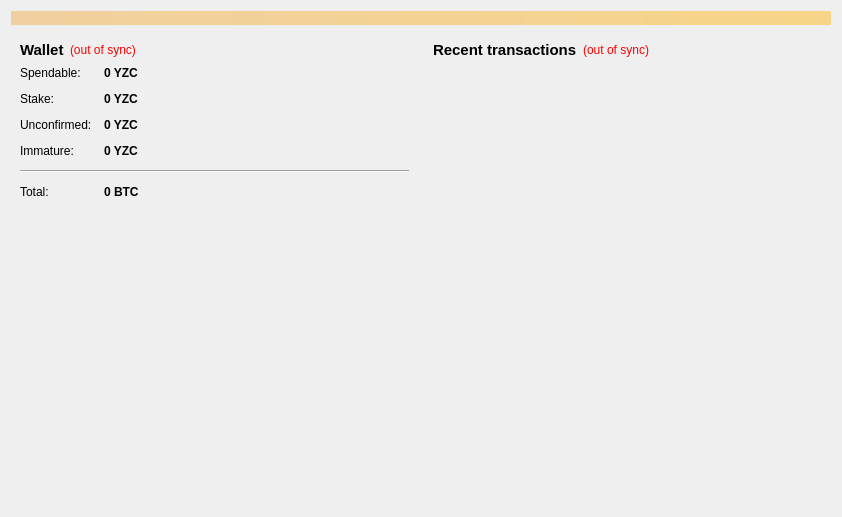
<?xml version="1.0" encoding="UTF-8"?>
<ui version="4.0">
 <class>OverviewPage</class>
 <widget class="QWidget" name="OverviewPage">
  <property name="geometry">
   <rect>
    <x>0</x>
    <y>0</y>
    <width>842</width>
    <height>517</height>
   </rect>
  </property>
  <property name="windowTitle">
   <string>Form</string>
  </property>
  <layout class="QVBoxLayout" name="topLayout">
   <item>
    <widget class="QLabel" name="labelAlerts">
     <property name="visible">
      <bool>false</bool>
     </property>
     <property name="styleSheet">
      <string notr="true">background-color: qlineargradient(x1: 0, y1: 0, x2: 1, y2: 0, stop:0 #F0D0A0, stop:1 #F8D488);  color:#000000
</string>
     </property>
     <property name="wordWrap">
      <bool>true</bool>
     </property>
     <property name="margin">
      <number>3</number>
     </property>
    </widget>
   </item>
   <item>
    <layout class="QHBoxLayout" name="horizontalLayout" stretch="1,1">
     <item>
      <layout class="QVBoxLayout" name="verticalLayout_2">
       <item>
        <widget class="QWidget" name="widget" native="true">
         <layout class="QVBoxLayout" name="verticalLayout_4">
          <item>
           <layout class="QHBoxLayout" name="horizontalLayout_4">
            <item>
             <widget class="QLabel" name="label_5">
              <property name="font">
               <font>
                <pointsize>11</pointsize>
                <weight>75</weight>
                <bold>true</bold>
               </font>
              </property>
              <property name="text">
               <string>Wallet</string>
              </property>
             </widget>
            </item>
            <item>
             <widget class="QLabel" name="labelWalletStatus">
              <property name="toolTip">
               <string>The displayed information may be out of date. Your wallet automatically synchronizes with the YZC network after a connection is established, but this process has not completed yet.</string>
              </property>
              <property name="styleSheet">
               <string notr="true">QLabel { color: red; }</string>
              </property>
              <property name="text">
               <string notr="true">(out of sync)</string>
              </property>
              <property name="alignment">
               <set>Qt::AlignLeading|Qt::AlignLeft|Qt::AlignVCenter</set>
              </property>
             </widget>
            </item>
            <item>
             <spacer name="horizontalSpacer_2">
              <property name="orientation">
               <enum>Qt::Horizontal</enum>
              </property>
              <property name="sizeHint" stdset="0">
               <size>
                <width>40</width>
                <height>20</height>
               </size>
              </property>
             </spacer>
            </item>
           </layout>
          </item>
          <item>
           <layout class="QFormLayout" name="formLayout_2">
            <property name="fieldGrowthPolicy">
             <enum>QFormLayout::AllNonFixedFieldsGrow</enum>
            </property>
            <property name="horizontalSpacing">
             <number>12</number>
            </property>
            <property name="verticalSpacing">
             <number>12</number>
            </property>
            <item row="0" column="0">
             <widget class="QLabel" name="label">
              <property name="text">
               <string>Spendable:</string>
              </property>
             </widget>
            </item>
            <item row="0" column="1">
             <widget class="QLabel" name="labelBalance">
              <property name="font">
               <font>
                <weight>75</weight>
                <bold>true</bold>
               </font>
              </property>
              <property name="cursor">
               <cursorShape>IBeamCursor</cursorShape>
              </property>
              <property name="toolTip">
               <string>Your current spendable balance</string>
              </property>
              <property name="text">
               <string notr="true">0 YZC</string>
              </property>
              <property name="alignment">
               <set>Qt::AlignLeading|Qt::AlignLeft|Qt::AlignVCenter</set>
              </property>
              <property name="textInteractionFlags">
               <set>Qt::LinksAccessibleByMouse|Qt::TextSelectableByKeyboard|Qt::TextSelectableByMouse</set>
              </property>
             </widget>
            </item>
            <item row="1" column="0">
             <widget class="QLabel" name="label_6">
              <property name="text">
               <string>Stake:</string>
              </property>
             </widget>
            </item>
            <item row="1" column="1">
             <widget class="QLabel" name="labelStake">
              <property name="font">
               <font>
                <weight>75</weight>
                <bold>true</bold>
               </font>
              </property>
              <property name="cursor">
               <cursorShape>IBeamCursor</cursorShape>
              </property>
              <property name="toolTip">
               <string>Total of coins that was staked, and do not yet count toward the current balance</string>
              </property>
              <property name="text">
               <string notr="true">0 YZC</string>
              </property>
              <property name="alignment">
               <set>Qt::AlignLeading|Qt::AlignLeft|Qt::AlignVCenter</set>
              </property>
              <property name="textInteractionFlags">
               <set>Qt::LinksAccessibleByMouse|Qt::TextSelectableByKeyboard|Qt::TextSelectableByMouse</set>
              </property>
             </widget>
            </item>
            <item row="2" column="0">
             <widget class="QLabel" name="label_3">
              <property name="text">
               <string>Unconfirmed:</string>
              </property>
             </widget>
            </item>
            <item row="2" column="1">
             <widget class="QLabel" name="labelUnconfirmed">
              <property name="font">
               <font>
                <weight>75</weight>
                <bold>true</bold>
               </font>
              </property>
              <property name="cursor">
               <cursorShape>IBeamCursor</cursorShape>
              </property>
              <property name="toolTip">
               <string>Total of transactions that have yet to be confirmed, and do not yet count toward the current balance</string>
              </property>
              <property name="text">
               <string notr="true">0 YZC</string>
              </property>
              <property name="alignment">
               <set>Qt::AlignLeading|Qt::AlignLeft|Qt::AlignVCenter</set>
              </property>
              <property name="textInteractionFlags">
               <set>Qt::LinksAccessibleByMouse|Qt::TextSelectableByKeyboard|Qt::TextSelectableByMouse</set>
              </property>
             </widget>
            </item>
            <item row="3" column="0">
             <widget class="QLabel" name="labelImmatureText">
              <property name="text">
               <string>Immature:</string>
              </property>
             </widget>
            </item>
            <item row="3" column="1">
             <widget class="QLabel" name="labelImmature">
              <property name="font">
               <font>
                <weight>75</weight>
                <bold>true</bold>
               </font>
              </property>
              <property name="toolTip">
               <string>Mined balance that has not yet matured</string>
              </property>
              <property name="text">
               <string notr="true">0 YZC</string>
              </property>
              <property name="alignment">
               <set>Qt::AlignLeading|Qt::AlignLeft|Qt::AlignVCenter</set>
              </property>
              <property name="textInteractionFlags">
               <set>Qt::LinksAccessibleByMouse|Qt::TextSelectableByKeyboard|Qt::TextSelectableByMouse</set>
              </property>
             </widget>
            </item>
            <item row="4" column="0" colspan="2">
             <widget class="Line" name="line">
              <property name="maximumSize">
               <size>
                <width>16777215</width>
                <height>16777215</height>
               </size>
              </property>
              <property name="orientation">
               <enum>Qt::Horizontal</enum>
              </property>
             </widget>
            </item>
            <item row="5" column="0">
             <widget class="QLabel" name="labelTotalText">
              <property name="text">
               <string>Total:</string>
              </property>
             </widget>
            </item>
            <item row="5" column="1">
             <widget class="QLabel" name="labelTotal">
              <property name="font">
               <font>
                <weight>75</weight>
                <bold>true</bold>
               </font>
              </property>
              <property name="cursor">
               <cursorShape>IBeamCursor</cursorShape>
              </property>
              <property name="toolTip">
               <string>Your current total balance</string>
              </property>
              <property name="text">
               <string notr="true">0 BTC</string>
              </property>
              <property name="alignment">
               <set>Qt::AlignLeading|Qt::AlignLeft|Qt::AlignVCenter</set>
              </property>
              <property name="textInteractionFlags">
               <set>Qt::LinksAccessibleByMouse|Qt::TextSelectableByKeyboard|Qt::TextSelectableByMouse</set>
              </property>
             </widget>
            </item>
           </layout>
          </item>
         </layout>
        </widget>
       </item>
       <item>
        <spacer name="verticalSpacer_2">
         <property name="orientation">
          <enum>Qt::Vertical</enum>
         </property>
         <property name="sizeHint" stdset="0">
          <size>
           <width>20</width>
           <height>40</height>
          </size>
         </property>
        </spacer>
       </item>
       <item>
        <widget class="QLabel" name="label_overview_pic">
         <property name="sizePolicy">
          <sizepolicy hsizetype="Preferred" vsizetype="Preferred">
           <horstretch>0</horstretch>
           <verstretch>0</verstretch>
          </sizepolicy>
         </property>
         <property name="minimumSize">
          <size>
           <width>0</width>
           <height>0</height>
          </size>
         </property>
         <property name="maximumSize">
          <size>
           <width>500</width>
           <height>500</height>
          </size>
         </property>
         <property name="text">
          <string/>
         </property>
         <property name="pixmap">
          <pixmap resource="../bitcoin.qrc">:/images/wallet_bg</pixmap>
         </property>
         <property name="alignment">
          <set>Qt::AlignCenter</set>
         </property>
         <property name="margin">
          <number>20</number>
         </property>
        </widget>
       </item>
       <item>
        <spacer name="verticalSpacer">
         <property name="orientation">
          <enum>Qt::Vertical</enum>
         </property>
         <property name="sizeHint" stdset="0">
          <size>
           <width>20</width>
           <height>40</height>
          </size>
         </property>
        </spacer>
       </item>
      </layout>
     </item>
     <item>
      <layout class="QVBoxLayout" name="verticalLayout_3">
       <item>
        <widget class="QWidget" name="widget_2" native="true">
         <layout class="QVBoxLayout" name="verticalLayout">
          <item>
           <layout class="QHBoxLayout" name="horizontalLayout_2">
            <item>
             <widget class="QLabel" name="label_4">
              <property name="font">
               <font>
                <pointsize>11</pointsize>
                <weight>75</weight>
                <bold>true</bold>
               </font>
              </property>
              <property name="text">
               <string>&lt;b&gt;Recent transactions&lt;/b&gt;</string>
              </property>
             </widget>
            </item>
            <item>
             <widget class="QLabel" name="labelTransactionsStatus">
              <property name="toolTip">
               <string>The displayed information may be out of date. Your wallet automatically synchronizes with the YZC network after a connection is established, but this process has not completed yet.</string>
              </property>
              <property name="styleSheet">
               <string notr="true">QLabel { color: red; }</string>
              </property>
              <property name="text">
               <string notr="true">(out of sync)</string>
              </property>
              <property name="alignment">
               <set>Qt::AlignRight|Qt::AlignTrailing|Qt::AlignVCenter</set>
              </property>
             </widget>
            </item>
            <item>
             <spacer name="horizontalSpacer">
              <property name="orientation">
               <enum>Qt::Horizontal</enum>
              </property>
              <property name="sizeHint" stdset="0">
               <size>
                <width>40</width>
                <height>20</height>
               </size>
              </property>
             </spacer>
            </item>
           </layout>
          </item>
          <item>
           <widget class="QListView" name="listTransactions">
            <property name="styleSheet">
             <string notr="true">QListView { background: transparent; }</string>
            </property>
            <property name="frameShape">
             <enum>QFrame::NoFrame</enum>
            </property>
            <property name="verticalScrollBarPolicy">
             <enum>Qt::ScrollBarAlwaysOff</enum>
            </property>
            <property name="horizontalScrollBarPolicy">
             <enum>Qt::ScrollBarAlwaysOff</enum>
            </property>
            <property name="selectionMode">
             <enum>QAbstractItemView::NoSelection</enum>
            </property>
           </widget>
          </item>
         </layout>
        </widget>
       </item>
      </layout>
     </item>
    </layout>
   </item>
  </layout>
 </widget>
 <resources>
  <include location="../bitcoin.qrc"/>
 </resources>
 <connections/>
</ui>
